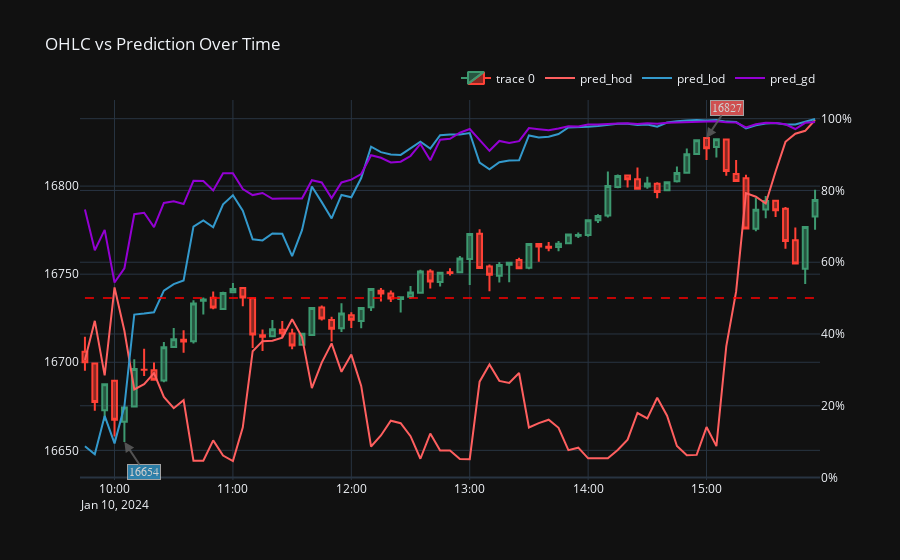

Notebook code cell kept with this figure:
### Code cell
create_viz(df_viz, '2024-01-10')
